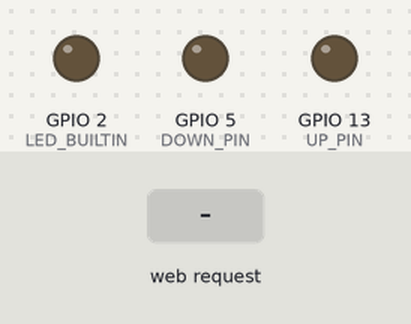
Recording of a sketch running on a simulated ESP8266 (NodeMCU). Shown: output pins drawn as LEDs (lit = HIGH, except the on-board LED, lit = LOW). The inputs (shaded band) are chosen by the test bench. What the sketch prints to the serial monitor is not drawn.

Above: at 2.2 s.
2.3 s: HTTP request GET /up received
At 3.2 s:
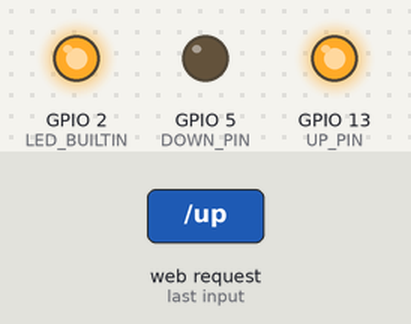
3.8 s: HTTP request GET /down received
At 4.4 s:
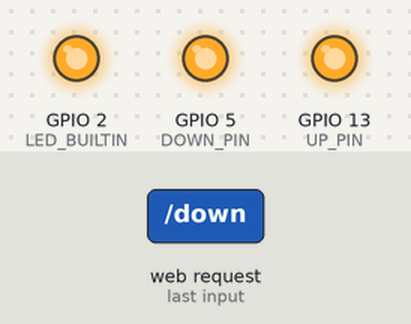
5.3 s: HTTP request GET /creep received
At 6.3 s:
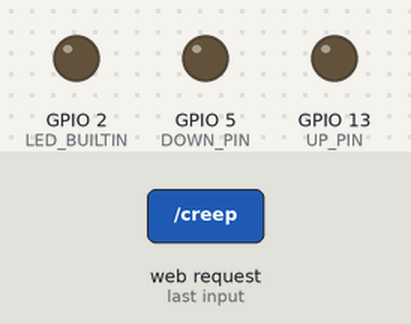
7.0 s: HTTP request GET /down received
At 8.0 s:
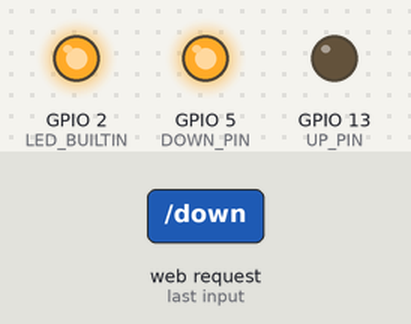
8.5 s: HTTP request GET /stop received
At 9.1 s:
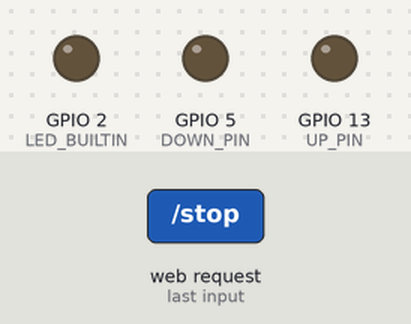
Timing chart, 0 to 11.0 s (numbered marks = the images above; inputs shaded):
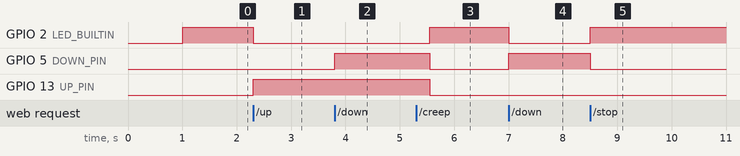

Measured:
- after the input at 2.3 s, GPIO 2 (LED_BUILTIN): HIGH → LOW at once; GPIO 13 (UP_PIN): LOW → HIGH at once
- after the input at 3.8 s, GPIO 5 (DOWN_PIN): LOW → HIGH at once
- after the input at 5.3 s, GPIO 2 (LED_BUILTIN): LOW → HIGH after 0.25 s; GPIO 5 (DOWN_PIN), GPIO 13 (UP_PIN): HIGH → LOW after 0.25 s
- after the input at 7.0 s, GPIO 2 (LED_BUILTIN): HIGH → LOW at once; GPIO 5 (DOWN_PIN): LOW → HIGH at once
- after the input at 8.5 s, GPIO 2 (LED_BUILTIN): LOW → HIGH at once; GPIO 5 (DOWN_PIN): HIGH → LOW at once

The sketch:

desk.ino
```cpp
// (licence header left out)
/* Create a WiFi access point and provide a web server on it. */

#include <ESP8266WiFi.h>
#include <WiFiClient.h>
#include <ESP8266WebServer.h>
#include <ESP8266mDNS.h>

#ifndef APSSID
#define APSSID "Desk Controller"
#define APPSK  "trousers"
#endif

#define UP_PIN 13
#define DOWN_PIN 5

/* Set these to your desired credentials. */
const char *ssid = APSSID;
const char *password = APPSK;

ESP8266WebServer server(80);

const char * web_page ="<!DOCTYPE html>"
"<html>"
"<head>"
"<style>"

"a.blue_button {"
"display: block;"
"background-color: #1da1f2;"
"width: 95%;"
"height: 95px;"
"border: 5px solid #333;"
"-webkit-border-radius: 10px;"
"-moz-border-radius: 10px;"
"border-radius: 10px;"
"color: black;"
"padding: 80px 0px;"
"text-align: center;"
"cursor: pointer;"
"font-size: 75px;"
"text-decoration: none;"
"}"

"a.red_button {"
"display: block;"
"background-color: #ff3300;"
"width: 95%;"
"height: 100px;"
"border: 5px solid #333;"
"-webkit-border-radius: 10px;"
"-moz-border-radius: 10px;"
"border-radius: 10px;"
"color: black;"
"padding: 80px 0px;"
"text-align: center;"
"cursor: pointer;"
"font-size: 75px;"
"text-decoration: none;"
"}"

"a.green_button {"
"display: block;"
"background-color: #33cc33;"
"width: 95%;"
"height: 100px;"
"border: 5px solid #333;"
"-webkit-border-radius: 10px;"
"-moz-border-radius: 10px;"
"border-radius: 10px;"
"color: black;"
"padding: 80px 0px;"
"text-align: center;"
"cursor: pointer;"
"font-size: 75px;"
"text-decoration: none;"
"}"

"</style>"
"</head>"
"<body>"
"<p><font size=\"30\">Welcome to the desk controller V0.2</font></p>"
"<p><a href=\"/up\" class=\"blue_button\">Move Up</a></p>"
"<p><a href=\"/down\" class=\"blue_button\">Move Down</a></p>"
"<p><a href=\"/creep\" class=\"green_button\">Start Creep Up</a></p>"
"<p><a href=\"/stop\" class=\"red_button\">Stop</a></p>"

"</body>"
"</html>";


bool creep = false;
unsigned long long next_creep = 0;
unsigned long long move_timeout = 0;

void handleRoot() {
  server.send(200, "text/html", web_page);
}

void deskUp(){
  server.send(200, "text/html", "<meta http-equiv=\"refresh\" content=\"0; url=/\" />");
  move_timeout = millis() + 10000;
  digitalWrite(UP_PIN, HIGH);
  digitalWrite(LED_BUILTIN, LOW);
}

void deskDown(){
  server.send(200, "text/html", "<meta http-equiv=\"refresh\" content=\"0; url=/\" />");
  move_timeout = millis() + 5000;
  digitalWrite(DOWN_PIN, HIGH);
  digitalWrite(LED_BUILTIN, LOW);
}

void startCreep(){
  server.send(200, "text/html", "<meta http-equiv=\"refresh\" content=\"0; url=/\" />");
  creep = true;
  next_creep = millis();
}

void stopCreep(){
  server.send(200, "text/html", "<meta http-equiv=\"refresh\" content=\"0; url=/\" />");
  creep = false;
  move_timeout = millis();
}

void setup() {
  delay(1000);
  WiFi.mode(WIFI_AP);
  Serial.begin(115200);
  Serial.println();
  Serial.print("Configuring access point...");
  /* You can remove the password parameter if you want the AP to be open. */
  WiFi.softAP(ssid, password);

  IPAddress myIP = WiFi.softAPIP();


  Serial.print("AP IP address: ");
  Serial.println(myIP);
  server.on("/", handleRoot);
  server.on("/up", deskUp);
  server.on("/down", deskDown);
  server.on("/creep", startCreep);
  server.on("/stop", stopCreep);

  if (!MDNS.begin("desk")) {
    Serial.println("Error setting up MDNS responder!");
    while (1) {
      delay(1000);
    }
  }
  Serial.println("mDNS responder started");

  server.begin();
  Serial.println("HTTP server started");
  pinMode(LED_BUILTIN, OUTPUT);
  pinMode(UP_PIN, OUTPUT);
  pinMode(DOWN_PIN, OUTPUT);
  digitalWrite(UP_PIN, LOW);
  digitalWrite(DOWN_PIN, LOW);
  digitalWrite(LED_BUILTIN, HIGH);

  MDNS.addService("http", "tcp", 80);
}

void loop() {
  unsigned long long current_time = millis();
    if(current_time >= move_timeout) {
      digitalWrite(UP_PIN, LOW);
      digitalWrite(DOWN_PIN, LOW);
      digitalWrite(LED_BUILTIN, HIGH);
    }

    if(creep &&
      current_time >= next_creep){
      digitalWrite(UP_PIN, HIGH);
      digitalWrite(LED_BUILTIN, LOW);
      move_timeout = current_time + 250;
      next_creep = current_time + 600000; //10 minutes
    }
  server.handleClient();
  MDNS.update();
}
```
